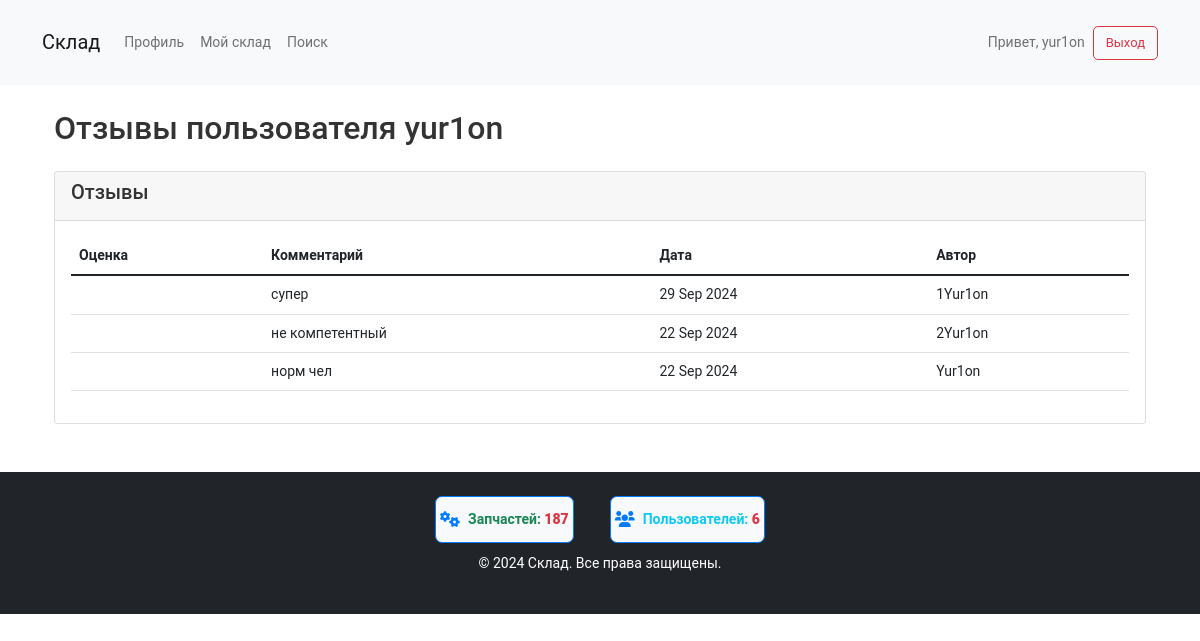
Screenshot of /user/2/reviews/ (signed in) with the database file from the repository.
### user_profile/models.py (models this page shows, shortened)
class Review(models.Model):
    user = models.ForeignKey(User, on_delete=models.CASCADE, related_name='received_reviews')
    reviewer = models.ForeignKey(User, on_delete=models.CASCADE, related_name='given_reviews')
    rating = models.PositiveSmallIntegerField()  # Рейтинг от 1 до 5
    comment = models.TextField(null=True, blank=True)
    created_at = models.DateTimeField(auto_now_add=True)

### user_profile/views.py (the view)
# urls.py: path('user/<int:user_id>/reviews/', views.view_reviews, name='view_reviews'),
@login_required
def view_reviews(request, user_id):
    user = get_object_or_404(User, id=user_id)
    reviews = Review.objects.filter(user=user).order_by('-created_at')
    return render(request, 'warehouse/view_reviews.html', {'user': user, 'reviews': reviews})

### warehouse/context_processors.py (called while the page is built)
def counts(request):
    return {
        'part_count': Part.objects.count(),
        'user_count': User.objects.count(),
    }

### warehouse/templates/warehouse/view_reviews.html (shortened to what this page needs)
{% extends 'warehouse/base.html' %}
{% block content %}
<div class="container mt-4">
    <h2 class="mb-4">Отзывы пользователя {{ user.username }}</h2>
    {% if reviews %}
        <div class="card">
            <div class="card-header">
                <h5 class="card-title">Отзывы</h5>
            </div>
            <div class="card-body">
                <table class="table table-hover">
                    <thead class="thead-light">
                        <tr>
                            <th>Оценка</th>
                            <th>Комментарий</th>
                            <th>Дата</th>
                            <th>Автор</th>
                        </tr>
                    </thead>
                    <tbody>
                        {% for review in reviews %}
                        <tr>
                            <td>
                                <span class="badge badge-success">{{ review.rating }} / 5</span>
                            </td>
                            <td>{{ review.comment }}</td>
                            <td>{{ review.created_at|date:"d M Y" }}</td>
                            <td>{{ review.reviewer.username }}</td>
                        </tr>
                        {% endfor %}
                    </tbody>
                </table>
            </div>
        </div>
    {% else %}
        <div class="alert alert-info mt-4" role="alert">
            У этого пользователя пока нет отзывов.
        </div>
    {% endif %}
</div>
{% endblock %}

### warehouse/templates/warehouse/base.html (shortened to what this page needs)
<!DOCTYPE html>
<html lang="ru">
<head>
    {% load static %}
    <link href="https://cdn.jsdelivr.net/npm/bootstrap@5.1.3/dist/css/bootstrap.min.css" rel="stylesheet">
    <link rel="stylesheet" href="https://cdnjs.cloudflare.com/ajax/libs/font-awesome/6.0.0-beta3/css/all.min.css">
    <link rel="stylesheet" href="{% static 'css/styles.css' %}">
</head>
<body>
    <header class="header bg-light py-3 mb-4">
        <div class="container">
            <nav class="navbar navbar-expand-lg navbar-light">
                <a class="navbar-brand" href="{% url 'home' %}">Склад</a>
                <div class="collapse navbar-collapse" id="navbarNav">
                    <ul class="navbar-nav me-auto">
                        {% if user.is_authenticated %}
                            <li class="nav-item"><a class="nav-link" href="{% url 'profile' %}">Профиль</a></li>
                            <li class="nav-item"><a class="nav-link" href="{% url 'warehouse' %}">Мой склад</a></li>
                        {% endif %}
                        <li class="nav-item"><a class="nav-link" href="{% url 'search' %}">Поиск</a></li>
                    </ul>
                    {% if user.is_authenticated %}
                        <span class="navbar-text ms-3">Привет, {{ user.username }}</span>
                        <a class="btn btn-outline-danger ms-2" href="{% url 'logout' %}">Выход</a>
                    {% else %}
                        <a class="btn btn-outline-primary ms-2" href="{% url 'login' %}">Вход</a>
                        <a class="btn btn-outline-secondary ms-2" href="{% url 'register' %}">Регистрация</a>
                    {% endif %}
                </div>
            </nav>
        </div>
    </header>
    <div class="container mt-4">
        {% block content %}{% endblock %}
    </div>
    <footer class="footer bg-dark text-white py-4 mt-5">
        <div class="container">
            <div class="counter-group">
                <div class="counter">
                    <i class="fas fa-cogs"></i>
                    <span class="navbar-text text-success fw-bold">Запчастей: <strong class="text-danger">{{ part_count }}</strong></span>
                </div>
                <div class="counter">
                    <i class="fas fa-users"></i>
                    <span class="navbar-text text-info fw-bold">Пользователей: <strong class="text-danger">{{ user_count }}</strong></span>
                </div>
            </div>
            <p class="text-center">&copy; 2024 Склад. Все права защищены.</p>
        </div>
    </footer>
</body>
</html>

### static/css/styles.css (style rules this page uses)
body { margin: 0; padding: 0; color: #333; font-family: 'Roboto', sans-serif; font-size: 14px; line-height: 21px; position: relative; }
.btn { padding: 6px 12px; font-size: 13px; line-height: 20px; border-radius: 5px; text-align: center; display: inline-block; cursor: pointer; }

### warehouse/templates/warehouse/base.html (style rules this page uses)
.counter { border: 1px solid #007bff; border-radius: 7px; padding: 4px; margin: 0 8px; display: flex; align-items: center; background-color: #f8f9fa; }
.counter i { font-size: 1rem; margin-right: 8px; color: #007bff; }
.footer .counter-group { display: flex; justify-content: center; gap: 20px; margin-bottom: 10px; }

### rows the page displays
Review: comment "супер", created_at "29 Sep 2024", reviewer.username "1Yur1on"
Review: comment "не компетентный", created_at "22 Sep 2024", reviewer.username "2Yur1on"
Review: comment "норм чел", created_at "22 Sep 2024", reviewer.username "Yur1on"

### other values shown
{{ user.username }} "yur1on"
{{ part_count }} "187"
{{ user_count }} "6"
